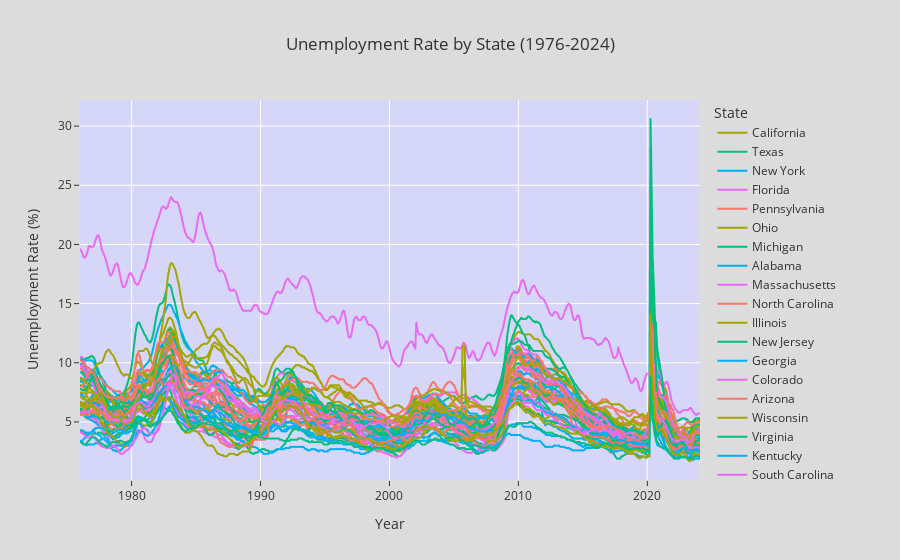

Here is the notebook cell this chart was saved with:
### Code cell
# Plot evolution of unemployment rate in Plotly
fig3 = px.line(df, title="Unemployment Rate by State (1976-2024)", labels={"value": "Unemployment Rate (%)", "variable": "State", "index": "Year"})
fig3.update_layout(paper_bgcolor='#DCDCDC')
fig3.update_layout(plot_bgcolor='#d6d6f9')
fig3.show()

### Figure 1 — Plotly figure (JSON) as saved in the notebook; plotly's stock layout.template omitted (floating-point values rounded to 4 significant figures; data arrays with more than 128 entries replaced by an {"elided": "..."} marker saying what was removed)
{"data": [{"hovertemplate": "State=California<br>Year=%{x}<br>Unemployment Rate (%)=%{y}<extra></extra>", "legendgroup": "California", "line": {"color": "#A3A500", "dash": "solid"}, "marker": {"symbol": "circle"}, "mode": "lines", "name": "California", "showlegend": true, "type": "scattergl", "x": {"elided": "578 str values"}, "xaxis": "x", "y": {"elided": "578 float values"}, "yaxis": "y"}, {"hovertemplate": "State=Texas<br>Year=%{x}<br>Unemployment Rate (%)=%{y}<extra></extra>", "legendgroup": "Texas", "line": {"color": "#00BF7D", "dash": "solid"}, "marker": {"symbol": "circle"}, "mode": "lines", "name": "Texas", "showlegend": true, "type": "scattergl", "x": {"elided": "578 str values"}, "xaxis": "x", "y": {"elided": "578 float values"}, "yaxis": "y"}, {"hovertemplate": "State=New York<br>Year=%{x}<br>Unemployment Rate (%)=%{y}<extra></extra>", "legendgroup": "New York", "line": {"color": "#00B0F6", "dash": "solid"}, "marker": {"symbol": "circle"}, "mode": "lines", "name": "New York", "showlegend": true, "type": "scattergl", "x": {"elided": "578 str values"}, "xaxis": "x", "y": {"elided": "578 float values"}, "yaxis": "y"}, {"hovertemplate": "State=Florida<br>Year=%{x}<br>Unemployment Rate (%)=%{y}<extra></extra>", "legendgroup": "Florida", "line": {"color": "#E76BF3", "dash": "solid"}, "marker": {"symbol": "circle"}, "mode": "lines", "name": "Florida", "showlegend": true, "type": "scattergl", "x": {"elided": "578 str values"}, "xaxis": "x", "y": {"elided": "578 float values"}, "yaxis": "y"}, {"hovertemplate": "State=Pennsylvania<br>Year=%{x}<br>Unemployment Rate (%)=%{y}<extra></extra>", "legendgroup": "Pennsylvania", "line": {"color": "#F8766D", "dash": "solid"}, "marker": {"symbol": "circle"}, "mode": "lines", "name": "Pennsylvania", "showlegend": true, "type": "scattergl", "x": {"elided": "578 str values"}, "xaxis": "x", "y": {"elided": "578 float values"}, "yaxis": "y"}, {"hovertemplate": "State=Ohio<br>Year=%{x}<br>Unemployment Rate (%)=%{y}<extra></extra>", "legendgroup": "Ohio", "line": {"color": "#A3A500", "dash": "solid"}, "marker": {"symbol": "circle"}, "mode": "lines", "name": "Ohio", "showlegend": true, "type": "scattergl", "x": {"elided": "578 str values"}, "xaxis": "x", "y": {"elided": "578 float values"}, "yaxis": "y"}, {"hovertemplate": "State=Michigan<br>Year=%{x}<br>Unemployment Rate (%)=%{y}<extra></extra>", "legendgroup": "Michigan", "line": {"color": "#00BF7D", "dash": "solid"}, "marker": {"symbol": "circle"}, "mode": "lines", "name": "Michigan", "showlegend": true, "type": "scattergl", "x": {"elided": "578 str values"}, "xaxis": "x", "y": {"elided": "578 float values"}, "yaxis": "y"}, {"hovertemplate": "State=Alabama<br>Year=%{x}<br>Unemployment Rate (%)=%{y}<extra></extra>", "legendgroup": "Alabama", "line": {"color": "#00B0F6", "dash": "solid"}, "marker": {"symbol": "circle"}, "mode": "lines", "name": "Alabama", "showlegend": true, "type": "scattergl", "x": {"elided": "578 str values"}, "xaxis": "x", "y": {"elided": "578 float values"}, "yaxis": "y"}, {"hovertemplate": "State=Massachusetts<br>Year=%{x}<br>Unemployment Rate (%)=%{y}<extra></extra>", "legendgroup": "Massachusetts", "line": {"color": "#E76BF3", "dash": "solid"}, "marker": {"symbol": "circle"}, "mode": "lines", "name": "Massachusetts", "showlegend": true, "type": "scattergl", "x": {"elided": "578 str values"}, "xaxis": "x", "y": {"elided": "578 float values"}, "yaxis": "y"}, {"hovertemplate": "State=North Carolina<br>Year=%{x}<br>Unemployment Rate (%)=%{y}<extra></extra>", "legendgroup": "North Carolina", "line": {"color": "#F8766D", "dash": "solid"}, "marker": {"symbol": "circle"}, "mode": "lines", "name": "North Carolina", "showlegend": true, "type": "scattergl", "x": {"elided": "578 str values"}, "xaxis": "x", "y": {"elided": "578 float values"}, "yaxis": "y"}, {"hovertemplate": "State=Illinois<br>Year=%{x}<br>Unemployment Rate (%)=%{y}<extra></extra>", "legendgroup": "Illinois", "line": {"color": "#A3A500", "dash": "solid"}, "marker": {"symbol": "circle"}, "mode": "lines", "name": "Illinois", "showlegend": true, "type": "scattergl", "x": {"elided": "578 str values"}, "xaxis": "x", "y": {"elided": "578 float values"}, "yaxis": "y"}, {"hovertemplate": "State=New Jersey<br>Year=%{x}<br>Unemployment Rate (%)=%{y}<extra></extra>", "legendgroup": "New Jersey", "line": {"color": "#00BF7D", "dash": "solid"}, "marker": {"symbol": "circle"}, "mode": "lines", "name": "New Jersey", "showlegend": true, "type": "scattergl", "x": {"elided": "578 str values"}, "xaxis": "x", "y": {"elided": "578 float values"}, "yaxis": "y"}, {"hovertemplate": "State=Georgia<br>Year=%{x}<br>Unemployment Rate (%)=%{y}<extra></extra>", "legendgroup": "Georgia", "line": {"color": "#00B0F6", "dash": "solid"}, "marker": {"symbol": "circle"}, "mode": "lines", "name": "Georgia", "showlegend": true, "type": "scattergl", "x": {"elided": "578 str values"}, "xaxis": "x", "y": {"elided": "578 float values"}, "yaxis": "y"}, {"hovertemplate": "State=Colorado<br>Year=%{x}<br>Unemployment Rate (%)=%{y}<extra></extra>", "legendgroup": "Colorado", "line": {"color": "#E76BF3", "dash": "solid"}, "marker": {"symbol": "circle"}, "mode": "lines", "name": "Colorado", "showlegend": true, "type": "scattergl", "x": {"elided": "578 str values"}, "xaxis": "x", "y": {"elided": "578 float values"}, "yaxis": "y"}, {"hovertemplate": "State=Arizona<br>Year=%{x}<br>Unemployment Rate (%)=%{y}<extra></extra>", "legendgroup": "Arizona", "line": {"color": "#F8766D", "dash": "solid"}, "marker": {"symbol": "circle"}, "mode": "lines", "name": "Arizona", "showlegend": true, "type": "scattergl", "x": {"elided": "578 str values"}, "xaxis": "x", "y": {"elided": "578 float values"}, "yaxis": "y"}, {"hovertemplate": "State=Wisconsin<br>Year=%{x}<br>Unemployment Rate (%)=%{y}<extra></extra>", "legendgroup": "Wisconsin", "line": {"color": "#A3A500", "dash": "solid"}, "marker": {"symbol": "circle"}, "mode": "lines", "name": "Wisconsin", "showlegend": true, "type": "scattergl", "x": {"elided": "578 str values"}, "xaxis": "x", "y": {"elided": "578 float values"}, "yaxis": "y"}, {"hovertemplate": "State=Virginia<br>Year=%{x}<br>Unemployment Rate (%)=%{y}<extra></extra>", "legendgroup": "Virginia", "line": {"color": "#00BF7D", "dash": "solid"}, "marker": {"symbol": "circle"}, "mode": "lines", "name": "Virginia", "showlegend": true, "type": "scattergl", "x": {"elided": "578 str values"}, "xaxis": "x", "y": {"elided": "578 float values"}, "yaxis": "y"}, {"hovertemplate": "State=Kentucky<br>Year=%{x}<br>Unemployment Rate (%)=%{y}<extra></extra>", "legendgroup": "Kentucky", "line": {"color": "#00B0F6", "dash": "solid"}, "marker": {"symbol": "circle"}, "mode": "lines", "name": "Kentucky", "showlegend": true, "type": "scattergl", "x": {"elided": "578 str values"}, "xaxis": "x", "y": {"elided": "578 float values"}, "yaxis": "y"}, {"hovertemplate": "State=South Carolina<br>Year=%{x}<br>Unemployment Rate (%)=%{y}<extra></extra>", "legendgroup": "South Carolina", "line": {"color": "#E76BF3", "dash": "solid"}, "marker": {"symbol": "circle"}, "mode": "lines", "name": "South Carolina", "showlegend": true, "type": "scattergl", "x": {"elided": "578 str values"}, "xaxis": "x", "y": {"elided": "578 float values"}, "yaxis": "y"}, {"hovertemplate": "State=New Mexico<br>Year=%{x}<br>Unemployment Rate (%)=%{y}<extra></extra>", "legendgroup": "New Mexico", "line": {"color": "#F8766D", "dash": "solid"}, "marker": {"symbol": "circle"}, "mode": "lines", "name": "New Mexico", "showlegend": true, "type": "scattergl", "x": {"elided": "578 str values"}, "xaxis": "x", "y": {"elided": "578 float values"}, "yaxis": "y"}, {"hovertemplate": "State=Minnesota<br>Year=%{x}<br>Unemployment Rate (%)=%{y}<extra></extra>", "legendgroup": "Minnesota", "line": {"color": "#A3A500", "dash": "solid"}, "marker": {"symbol": "circle"}, "mode": "lines", "name": "Minnesota", "showlegend": true, "type": "scattergl", "x": {"elided": "578 str values"}, "xaxis": "x", "y": {"elided": "578 float values"}, "yaxis": "y"}, {"hovertemplate": "State=Tennessee<br>Year=%{x}<br>Unemployment Rate (%)=%{y}<extra></extra>", "legendgroup": "Tennessee", "line": {"color": "#00BF7D", "dash": "solid"}, "marker": {"symbol": "circle"}, "mode": "lines", "name": "Tennessee", "showlegend": true, "type": "scattergl", "x": {"elided": "578 str values"}, "xaxis": "x", "y": {"elided": "578 float values"}, "yaxis": "y"}, {"hovertemplate": "State=Washington<br>Year=%{x}<br>Unemployment Rate (%)=%{y}<extra></extra>", "legendgroup": "Washington", "line": {"color": "#00B0F6", "dash": "solid"}, "marker": {"symbol": "circle"}, "mode": "lines", "name": "Washington", "showlegend": true, "type": "scattergl", "x": {"elided": "578 str values"}, "xaxis": "x", "y": {"elided": "578 float values"}, "yaxis": "y"}, {"hovertemplate": "State=Maryland<br>Year=%{x}<br>Unemployment Rate (%)=%{y}<extra></extra>", "legendgroup": "Maryland", "line": {"color": "#E76BF3", "dash": "solid"}, "marker": {"symbol": "circle"}, "mode": "lines", "name": "Maryland", "showlegend": true, "type": "scattergl", "x": {"elided": "578 str values"}, "xaxis": "x", "y": {"elided": "578 float values"}, "yaxis": "y"}, {"hovertemplate": "State=Oregon<br>Year=%{x}<br>Unemployment Rate (%)=%{y}<extra></extra>", "legendgroup": "Oregon", "line": {"color": "#F8766D", "dash": "solid"}, "marker": {"symbol": "circle"}, "mode": "lines", "name": "Oregon", "showlegend": true, "type": "scattergl", "x": {"elided": "578 str values"}, "xaxis": "x", "y": {"elided": "578 float values"}, "yaxis": "y"}, {"hovertemplate": "State=West Virginia<br>Year=%{x}<br>Unemployment Rate (%)=%{y}<extra></extra>", "legendgroup": "West Virginia", "line": {"color": "#A3A500", "dash": "solid"}, "marker": {"symbol": "circle"}, "mode": "lines", "name": "West Virginia", "showlegend": true, "type": "scattergl", "x": {"elided": "578 str values"}, "xaxis": "x", "y": {"elided": "578 float values"}, "yaxis": "y"}, {"hovertemplate": "State=Nevada<br>Year=%{x}<br>Unemployment Rate (%)=%{y}<extra></extra>", "legendgroup": "Nevada", "line": {"color": "#00BF7D", "dash": "solid"}, "marker": {"symbol": "circle"}, "mode": "lines", "name": "Nevada", "showlegend": true, "type": "scattergl", "x": {"elided": "578 str values"}, "xaxis": "x", "y": {"elided": "578 float values"}, "yaxis": "y"}, {"hovertemplate": "State=Arkansas<br>Year=%{x}<br>Unemployment Rate (%)=%{y}<extra></extra>", "legendgroup": "Arkansas", "line": {"color": "#00B0F6", "dash": "solid"}, "marker": {"symbol": "circle"}, "mode": "lines", "name": "Arkansas", "showlegend": true, "type": "scattergl", "x": {"elided": "578 str values"}, "xaxis": "x", "y": {"elided": "578 float values"}, "yaxis": "y"}, {"hovertemplate": "State=Oklahoma<br>Year=%{x}<br>Unemployment Rate (%)=%{y}<extra></extra>", "legendgroup": "Oklahoma", "line": {"color": "#E76BF3", "dash": "solid"}, "marker": {"symbol": "circle"}, "mode": "lines", "name": "Oklahoma", "showlegend": true, "type": "scattergl", "x": {"elided": "578 str values"}, "xaxis": "x", "y": {"elided": "578 float values"}, "yaxis": "y"}, {"hovertemplate": "State=Missouri<br>Year=%{x}<br>Unemployment Rate (%)=%{y}<extra></extra>", "legendgroup": "Missouri", "line": {"color": "#F8766D", "dash": "solid"}, "marker": {"symbol": "circle"}, "mode": "lines", "name": "Missouri", "showlegend": true, "type": "scattergl", "x": {"elided": "578 str values"}, "xaxis": "x", "y": {"elided": "578 float values"}, "yaxis": "y"}, {"hovertemplate": "State=Alaska<br>Year=%{x}<br>Unemployment Rate (%)=%{y}<extra></extra>", "legendgroup": "Alaska", "line": {"color": "#A3A500", "dash": "solid"}, "marker": {"symbol": "circle"}, "mode": "lines", "name": "Alaska", "showlegend": true, "type": "scattergl", "x": {"elided": "578 str values"}, "xaxis": "x", "y": {"elided": "578 float values"}, "yaxis": "y"}, {"hovertemplate": "State=Iowa<br>Year=%{x}<br>Unemployment Rate (%)=%{y}<extra></extra>", "legendgroup": "Iowa", "line": {"color": "#00BF7D", "dash": "solid"}, "marker": {"symbol": "circle"}, "mode": "lines", "name": "Iowa", "showlegend": true, "type": "scattergl", "x": {"elided": "578 str values"}, "xaxis": "x", "y": {"elided": "578 float values"}, "yaxis": "y"}, {"hovertemplate": "State=Utah<br>Year=%{x}<br>Unemployment Rate (%)=%{y}<extra></extra>", "legendgroup": "Utah", "line": {"color": "#00B0F6", "dash": "solid"}, "marker": {"symbol": "circle"}, "mode": "lines", "name": "Utah", "showlegend": true, "type": "scattergl", "x": {"elided": "578 str values"}, "xaxis": "x", "y": {"elided": "578 float values"}, "yaxis": "y"}, {"hovertemplate": "State=Puerto Rico<br>Year=%{x}<br>Unemployment Rate (%)=%{y}<extra></extra>", "legendgroup": "Puerto Rico", "line": {"color": "#E76BF3", "dash": "solid"}, "marker": {"symbol": "circle"}, "mode": "lines", "name": "Puerto Rico", "showlegend": true, "type": "scattergl", "x": {"elided": "578 str values"}, "xaxis": "x", "y": {"elided": "578 float values"}, "yaxis": "y"}, {"hovertemplate": "State=Indiana<br>Year=%{x}<br>Unemployment Rate (%)=%{y}<extra></extra>", "legendgroup": "Indiana", "line": {"color": "#F8766D", "dash": "solid"}, "marker": {"symbol": "circle"}, "mode": "lines", "name": "Indiana", "showlegend": true, "type": "scattergl", "x": {"elided": "578 str values"}, "xaxis": "x", "y": {"elided": "578 float values"}, "yaxis": "y"}, {"hovertemplate": "State=Louisiana<br>Year=%{x}<br>Unemployment Rate (%)=%{y}<extra></extra>", "legendgroup": "Louisiana", "line": {"color": "#A3A500", "dash": "solid"}, "marker": {"symbol": "circle"}, "mode": "lines", "name": "Louisiana", "showlegend": true, "type": "scattergl", "x": {"elided": "578 str values"}, "xaxis": "x", "y": {"elided": "578 float values"}, "yaxis": "y"}, {"hovertemplate": "State=Hawaii<br>Year=%{x}<br>Unemployment Rate (%)=%{y}<extra></extra>", "legendgroup": "Hawaii", "line": {"color": "#00BF7D", "dash": "solid"}, "marker": {"symbol": "circle"}, "mode": "lines", "name": "Hawaii", "showlegend": true, "type": "scattergl", "x": {"elided": "578 str values"}, "xaxis": "x", "y": {"elided": "578 float values"}, "yaxis": "y"}, {"hovertemplate": "State=North Dakota<br>Year=%{x}<br>Unemployment Rate (%)=%{y}<extra></extra>", "legendgroup": "North Dakota", "line": {"color": "#00B0F6", "dash": "solid"}, "marker": {"symbol": "circle"}, "mode": "lines", "name": "North Dakota", "showlegend": true, "type": "scattergl", "x": {"elided": "578 str values"}, "xaxis": "x", "y": {"elided": "578 float values"}, "yaxis": "y"}, {"hovertemplate": "State=Montana<br>Year=%{x}<br>Unemployment Rate (%)=%{y}<extra></extra>", "legendgroup": "Montana", "line": {"color": "#E76BF3", "dash": "solid"}, "marker": {"symbol": "circle"}, "mode": "lines", "name": "Montana", "showlegend": true, "type": "scattergl", "x": {"elided": "578 str values"}, "xaxis": "x", "y": {"elided": "578 float values"}, "yaxis": "y"}, {"hovertemplate": "State=the District of Columbia<br>Year=%{x}<br>Unemployment Rate (%)=%{y}<extra></extra>", "legendgroup": "the District of Columbia", "line": {"color": "#F8766D", "dash": "solid"}, "marker": {"symbol": "circle"}, "mode": "lines", "name": "the District of Columbia", "showlegend": true, "type": "scattergl", "x": {"elided": "578 str values"}, "xaxis": "x", "y": {"elided": "578 float values"}, "yaxis": "y"}, {"hovertemplate": "State=Mississippi<br>Year=%{x}<br>Unemployment Rate (%)=%{y}<extra></extra>", "legendgroup": "Mississippi", "line": {"color": "#A3A500", "dash": "solid"}, "marker": {"symbol": "circle"}, "mode": "lines", "name": "Mississippi", "showlegend": true, "type": "scattergl", "x": {"elided": "578 str values"}, "xaxis": "x", "y": {"elided": "578 float values"}, "yaxis": "y"}, {"hovertemplate": "State=Maine<br>Year=%{x}<br>Unemployment Rate (%)=%{y}<extra></extra>", "legendgroup": "Maine", "line": {"color": "#00BF7D", "dash": "solid"}, "marker": {"symbol": "circle"}, "mode": "lines", "name": "Maine", "showlegend": true, "type": "scattergl", "x": {"elided": "578 str values"}, "xaxis": "x", "y": {"elided": "578 float values"}, "yaxis": "y"}, {"hovertemplate": "State=Nebraska<br>Year=%{x}<br>Unemployment Rate (%)=%{y}<extra></extra>", "legendgroup": "Nebraska", "line": {"color": "#00B0F6", "dash": "solid"}, "marker": {"symbol": "circle"}, "mode": "lines", "name": "Nebraska", "showlegend": true, "type": "scattergl", "x": {"elided": "578 str values"}, "xaxis": "x", "y": {"elided": "578 float values"}, "yaxis": "y"}, {"hovertemplate": "State=Connecticut<br>Year=%{x}<br>Unemployment Rate (%)=%{y}<extra></extra>", "legendgroup": "Connecticut", "line": {"color": "#E76BF3", "dash": "solid"}, "marker": {"symbol": "circle"}, "mode": "lines", "name": "Connecticut", "showlegend": true, "type": "scattergl", "x": {"elided": "578 str values"}, "xaxis": "x", "y": {"elided": "578 float values"}, "yaxis": "y"}, {"hovertemplate": "State=Idaho<br>Year=%{x}<br>Unemployment Rate (%)=%{y}<extra></extra>", "legendgroup": "Idaho", "line": {"color": "#F8766D", "dash": "solid"}, "marker": {"symbol": "circle"}, "mode": "lines", "name": "Idaho", "showlegend": true, "type": "scattergl", "x": {"elided": "578 str values"}, "xaxis": "x", "y": {"elided": "578 float values"}, "yaxis": "y"}, {"hovertemplate": "State=New Hampshire<br>Year=%{x}<br>Unemployment Rate (%)=%{y}<extra></extra>", "legendgroup": "New Hampshire", "line": {"color": "#A3A500", "dash": "solid"}, "marker": {"symbol": "circle"}, "mode": "lines", "name": "New Hampshire", "showlegend": true, "type": "scattergl", "x": {"elided": "578 str values"}, "xaxis": "x", "y": {"elided": "578 float values"}, "yaxis": "y"}, {"hovertemplate": "State=Rhode Island<br>Year=%{x}<br>Unemployment Rate (%)=%{y}<extra></extra>", "legendgroup": "Rhode Island", "line": {"color": "#00BF7D", "dash": "solid"}, "marker": {"symbol": "circle"}, "mode": "lines", "name": "Rhode Island", "showlegend": true, "type": "scattergl", "x": {"elided": "578 str values"}, "xaxis": "x", "y": {"elided": "578 float values"}, "yaxis": "y"}, {"hovertemplate": "State=Kansas<br>Year=%{x}<br>Unemployment Rate (%)=%{y}<extra></extra>", "legendgroup": "Kansas", "line": {"color": "#00B0F6", "dash": "solid"}, "marker": {"symbol": "circle"}, "mode": "lines", "name": "Kansas", "showlegend": true, "type": "scattergl", "x": {"elided": "578 str values"}, "xaxis": "x", "y": {"elided": "578 float values"}, "yaxis": "y"}, {"hovertemplate": "State=Wyoming<br>Year=%{x}<br>Unemployment Rate (%)=%{y}<extra></extra>", "legendgroup": "Wyoming", "line": {"color": "#E76BF3", "dash": "solid"}, "marker": {"symbol": "circle"}, "mode": "lines", "name": "Wyoming", "showlegend": true, "type": "scattergl", "x": {"elided": "578 str values"}, "xaxis": "x", "y": {"elided": "578 float values"}, "yaxis": "y"}, {"hovertemplate": "State=Delaware<br>Year=%{x}<br>Unemployment Rate (%)=%{y}<extra></extra>", "legendgroup": "Delaware", "line": {"color": "#F8766D", "dash": "solid"}, "marker": {"symbol": "circle"}, "mode": "lines", "name": "Delaware", "showlegend": true, "type": "scattergl", "x": {"elided": "578 str values"}, "xaxis": "x", "y": {"elided": "578 float values"}, "yaxis": "y"}, {"hovertemplate": "State=Vermont<br>Year=%{x}<br>Unemployment Rate (%)=%{y}<extra></extra>", "legendgroup": "Vermont", "line": {"color": "#A3A500", "dash": "solid"}, "marker": {"symbol": "circle"}, "mode": "lines", "name": "Vermont", "showlegend": true, "type": "scattergl", "x": {"elided": "578 str values"}, "xaxis": "x", "y": {"elided": "578 float values"}, "yaxis": "y"}, {"hovertemplate": "State=South Dakota<br>Year=%{x}<br>Unemployment Rate (%)=%{y}<extra></extra>", "legendgroup": "South Dakota", "line": {"color": "#00BF7D", "dash": "solid"}, "marker": {"symbol": "circle"}, "mode": "lines", "name": "South Dakota", "showlegend": true, "type": "scattergl", "x": {"elided": "578 str values"}, "xaxis": "x", "y": {"elided": "578 float values"}, "yaxis": "y"}], "layout": {"legend": {"title": {"text": "State"}, "tracegroupgap": 0}, "paper_bgcolor": "#DCDCDC", "plot_bgcolor": "#d6d6f9", "title": {"text": "Unemployment Rate by State (1976-2024)"}, "xaxis": {"anchor": "y", "domain": [0, 1], "title": {"text": "Year"}}, "yaxis": {"anchor": "x", "domain": [0, 1], "title": {"text": "Unemployment Rate (%)"}}}}
